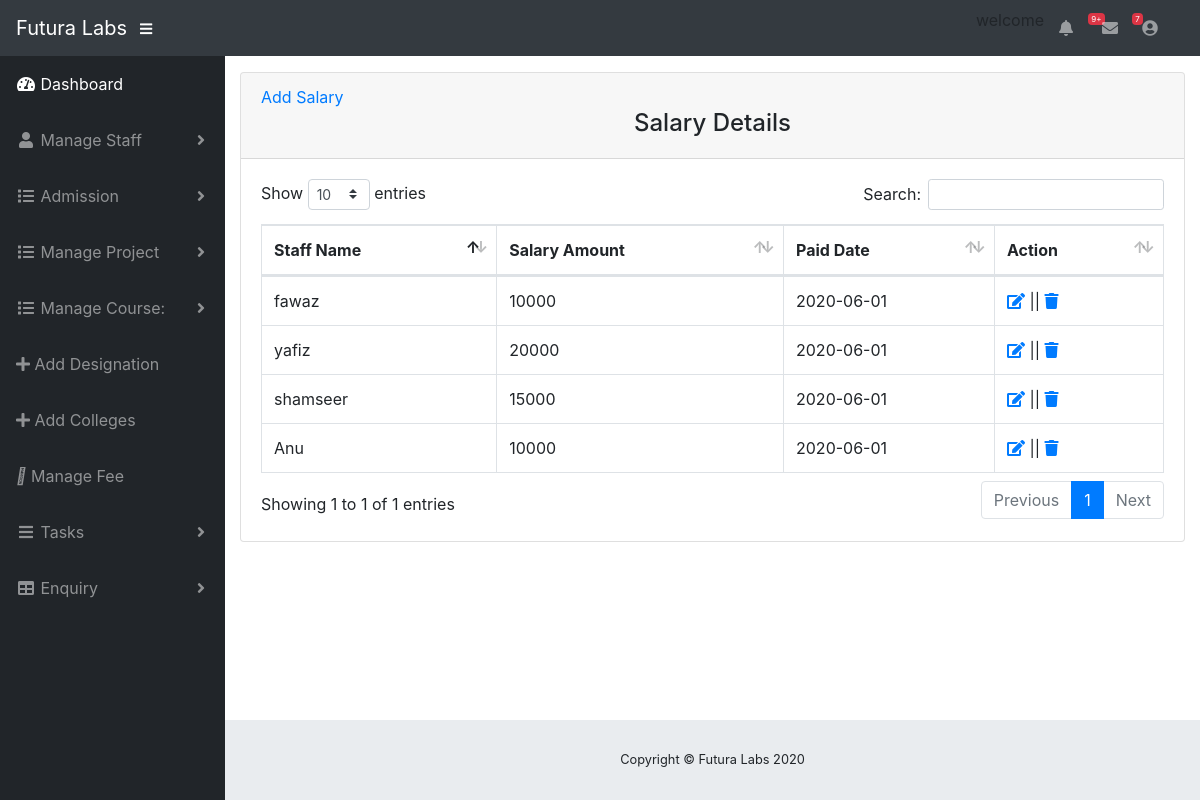
The page /salary.php (signed in) on the database its author committed.
### tables this page shows
CREATE TABLE `salary` (
  `salary_id` int(11) NOT NULL,
  `staff_id` int(11) NOT NULL,
  `salary` int(11) NOT NULL,
  `date` date NOT NULL,
  `status` varchar(20) DEFAULT NULL
);

CREATE TABLE `staff` (
  `staff_id` int(11) NOT NULL,
  `design_id` int(11) NOT NULL,
  `staff_name` varchar(30) NOT NULL,
  `gender` varchar(20) NOT NULL,
  `Age` int(20) NOT NULL,
  `address` varchar(50) NOT NULL,
  `phone` varchar(50) NOT NULL,
  `email` varchar(30) NOT NULL,
  `join_date` date NOT NULL
);

### salary.php (the view, shortened to what this page needs)
<?php include('admin_header.php');
      include('connect.php');
?>
        <div class="card mb-3">
          <div class="card-header">
            <a href="add-salary.php">Add Salary</a>&nbsp;&nbsp;&nbsp;
            <center><h4>Salary Details</h4></center></div>
          <div class="card-body">
            <div class="table-responsive">
              <table class="table table-bordered" id="dataTable" width="100%" cellspacing="0">
                <thead>
                    <tr>
                        <th>Staff Name</th>
                        <th>Salary Amount</th>
                        <th>Paid Date</th>
                        <th>Action</th>
                    </tr>
                </thead>
                <?php
        $result=mysqli_query($con,"select *  from salary JOIN staff ON salary.staff_id=staff.staff_id");
            while($row=mysqli_fetch_array($result))
            {
                ?>
                <tbody>
                  <tr>
                    <td><?php echo $row['staff_name'];?></td>
                    <td><?php echo $row['salary'];?></td>
                    <td><?php echo $row['date'];?></td>
                    <td>
                    <a href="edit-salary.php?salary_id=<?php echo $row['salary_id'];?>"><i class="fa fa-edit"></i></a> || <a
                      <a href="salary.php?id=<?php echo $row['salary_id'];?>"><i class="fa fa-trash"></i></a>
                    </td>
                  </tr>
                </tbody>
                <?php
            }
            ?>
              </table>
            </div>
          </div>
        </div>
      </div>
<?php include('footer.php');?>

### rows shown on the page
salary: staff.staff_name "fawaz", salary "10000", date "2020-06-01"
salary: staff.staff_name "yafiz", salary "20000", date "2020-06-01"
salary: staff.staff_name "shamseer", salary "15000", date "2020-06-01"
salary: staff.staff_name "Anu", salary "10000", date "2020-06-01"
